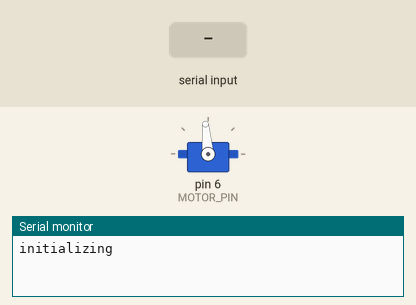
This sketch was run on a simulated Arduino Uno, built with avr-gcc and run on an emulated ATmega328P. Shown: servo, the last lines printed to the serial monitor. Inputs (shaded band) come from the test bench.

Above: at 1.2 s.
1.3 s: "200\n" received over Serial
At 1.7 s:
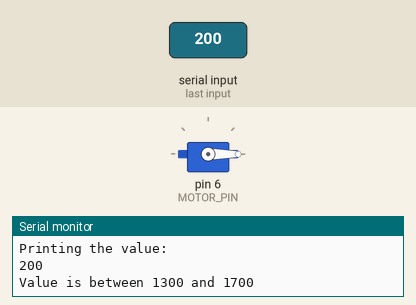
4.4 s: "0\n" received over Serial
At 5.3 s:
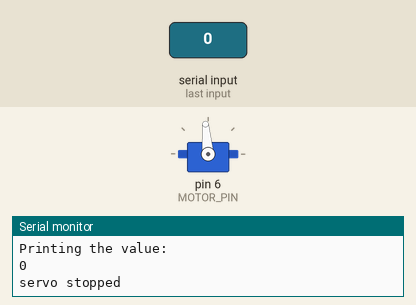
Timing chart, 0 to 7.4 s (numbered marks = the images above; inputs shaded):
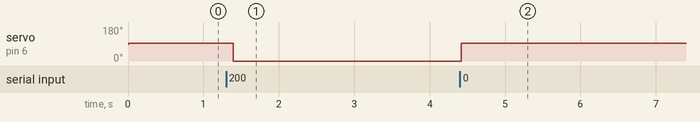

Measured:
- after the input at 1.3 s, servo on pin 6 (MOTOR_PIN): 95° → 0° after 0.10 s
- after the input at 4.4 s, servo on pin 6 (MOTOR_PIN): 0° → 95° at once

The sketch:

continuous_servo_testing.ino
```cpp
  /*
*  This code is in the public domain.
*  (Do whatever you want with it.)
*  min-56 deg
*/

// Need the Servo library
#include <Servo.h>

#define MOTOR_PIN 6
// This is our motor.
Servo myMotor;
// This is the final output
// written to the motor.
String incomingString;

#define RESTING ANGLE 95
#define CW_FULL_SPEED_uS 100
#define CCW_FULL_SPEED_uS 2600
#define RESTING_uS 1525
// Set everything up
void setup()
{
  // Put the motor to Arduino pin #9
  myMotor.attach(MOTOR_PIN);
  //wrist.attach(WRIST_PIN);
  delay(10);
  myMotor.writeMicroseconds(RESTING_uS);
  //delay(1000);
  // Required for I/O from Serial monitor
  Serial.begin(9600);
  // Print a startup message
  Serial.println("initializing");
}


void loop()
{
  // If there is incoming value
  if(Serial.available() > 0)
  {
    // read the value
    char ch = Serial.read();

    /*
    *  If ch isn't a newline
    *  (linefeed) character,
    *  we will add the character
    *  to the incomingString
    */
    if (ch != 10){
      // Print out the value received
      // so that we can see what is
      // happening
      Serial.print("I have received: ");
      Serial.print(ch, DEC);
      Serial.print('\n');

      // Add the character to
      // the incomingString
      incomingString += ch;
    }
    // received a newline (linefeed) character
    // this means we are done making a string
    else
    {
      // print the incoming string
      Serial.println("I am printing the entire string");
      Serial.println(incomingString);

      // Convert the string to an integer
      int val = incomingString.toInt();

      // print the integer
      Serial.println("Printing the value: ");
      Serial.println(val);

      /*
      *  We only want to write an integer between
      *  1300 and 1700 to the motor.
      */
      if(val == 0) {
        myMotor.writeMicroseconds(RESTING_uS);
        Serial.println("servo stopped");
      }
      else if (val >= CW_FULL_SPEED_uS && val <= CCW_FULL_SPEED_uS)
     {
       // Print confirmation that the
       // value is between 1300 and 1700
       Serial.println("Value is between 1300 and 1700");
       // Write to Servo
       myMotor.writeMicroseconds(val);
     }

     // The value is not between 1300 and 1700.
     // We do not want write this value to
     // the motor.
     else
     {
       Serial.println("Value is NOT between 1300 and 1700");
       Serial.println("Error with the input");
     }
      // Reset the value of the incomingString
      incomingString = "";
    }
  }
}
```
